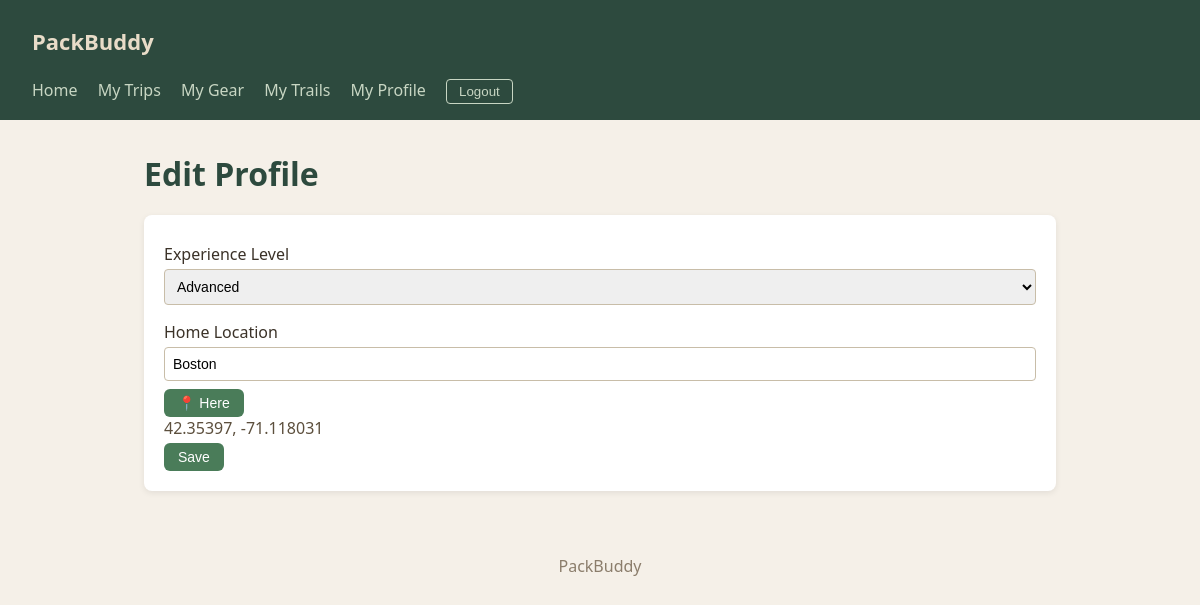
/project/profile/edit/ (signed in), run on the app's committed database.
### project/models.py (models this page shows, shortened)
class Profile(models.Model):
    EXPERIENCE_CHOICES = [
        ('Beginner', 'Beginner'),
        ('Intermediate', 'Intermediate'),
        ('Advanced', 'Advanced'),
    ]
    user = models.OneToOneField(User, on_delete=models.CASCADE, related_name='project_profile')
    home_latitude = models.FloatField()
    home_longitude = models.FloatField()
    home_location = models.CharField(max_length=200)
    experience_level = models.CharField(max_length=20, choices=EXPERIENCE_CHOICES, default='Beginner')

### project/views.py (the view, shortened to what this page needs)
# urls.py: path('profile/edit/', views.ProfileUpdateView.as_view(), name='profile_update'),
class ProfileUpdateView(MyLoginRequiredMixin, UpdateView):
    model = Profile
    form_class = ProfileForm
    template_name = 'project/profile_form.html'
    def get_object(self):
        return self.get_logged_in_profile()

### project/forms.py
class ProfileForm(forms.ModelForm):
    class Meta:
        model = Profile
        fields = ['home_latitude', 'home_longitude', 'home_location', 'experience_level']

### project/views.py (called while the page is built)
    def get_logged_in_profile(self):
        return Profile.objects.get(user=self.request.user)

### project/templates/project/profile_form.html (shortened to what this page needs)
{% extends 'project/base.html' %}
{% block content %}
<h1>{% if form.instance.pk %}Edit Profile{% else %}Create Profile{% endif %}</h1>
<div class="card">
  <form method="post">
    <label>Experience Level</label>
    {{ form.experience_level }}
    <label>Home Location</label>
    <input type="text" name="home_location" id="home-location"
           value="{{ form.instance.home_location }}" placeholder="e.g. Boston, MA">
    <button type="button" id="locate-btn" class="btn">📍 Here</button>
    <p id="coords-display">
      {% if form.instance.home_latitude %}
        {{ form.instance.home_latitude }}, {{ form.instance.home_longitude }}
      {% else %}
        No location set
      {% endif %}
    </p>
    <button type="submit" class="btn">Save</button>
  </form>
</div>
{% endblock %}

### static/styles-project.css (style rules this page uses)
* { margin: 0; padding: 0; box-sizing: border-box; }
body { font-family: 'Segoe UI', Tahoma, Geneva, Verdana, sans-serif; background-color: #f5f0e8; color: #3b3228; min-height: 100vh; }
h1 { color: #2d4a3e; margin-bottom: 20px; }
.btn { display: inline-block; padding: 6px 14px; background-color: #4a7c59; color: white; text-decoration: none; border-radius: 6px; border: none; cursor: pointer; font-size: 14px; margin-right: 4px; }
.card { background: white; border-radius: 8px; padding: 20px; margin: 12px 0; box-shadow: 0 2px 6px rgba(0,0,0,0.08); }
.card p { color: #5c4f3d; margin-bottom: 4px; }
form label { display: block; margin: 8px 0 4px; font-weight: 500; }
form input, form select, form textarea { width: 100%; padding: 8px; margin-bottom: 8px; border: 1px solid #c8bda8; border-radius: 4px; font-size: 14px; }

### data on the page
Profile: experience_level "Advanced", home_location "Boston", instance.home_latitude "42.35397", instance.home_longitude "-71.118031"
